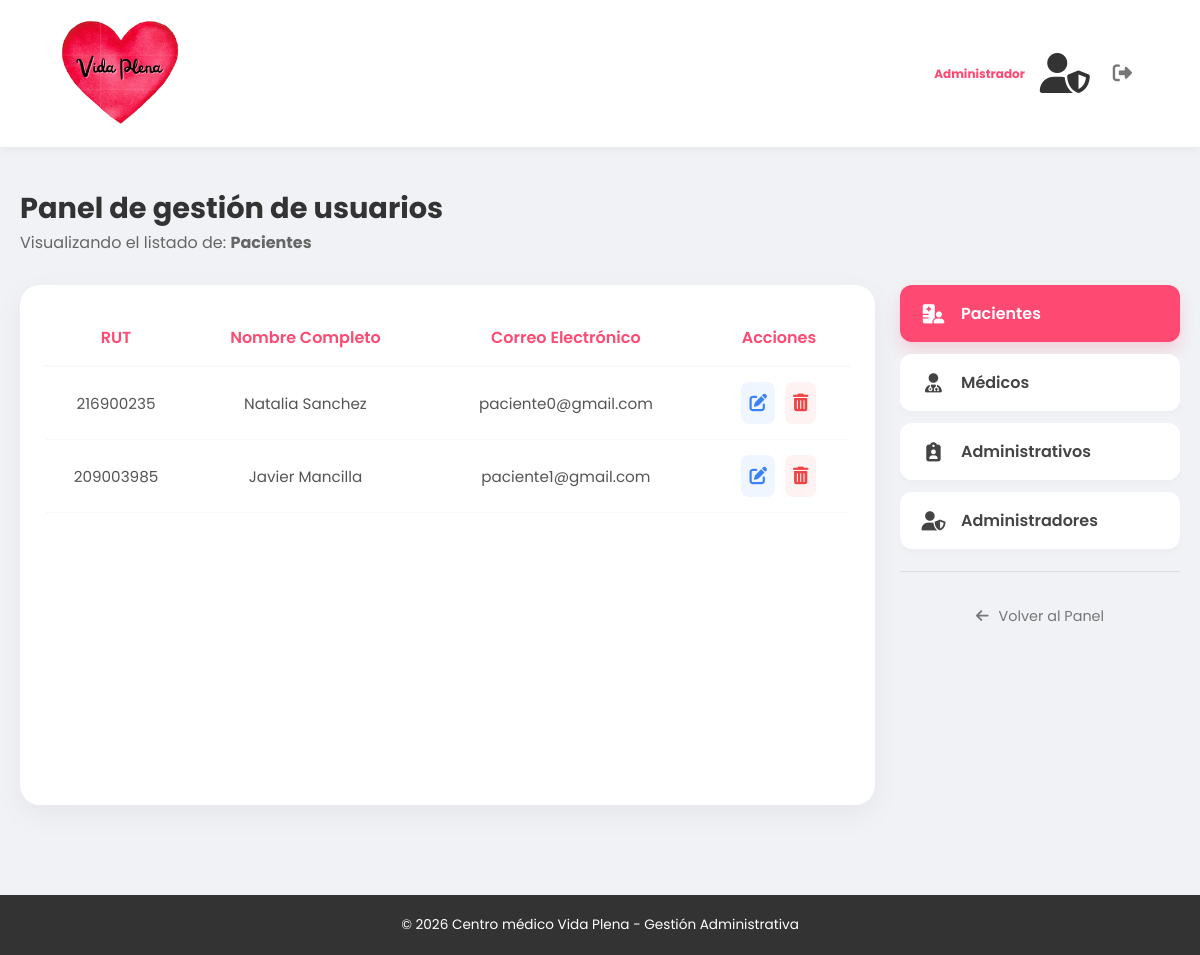
The app's page /gestion-usuarios/ (signed in), older data.
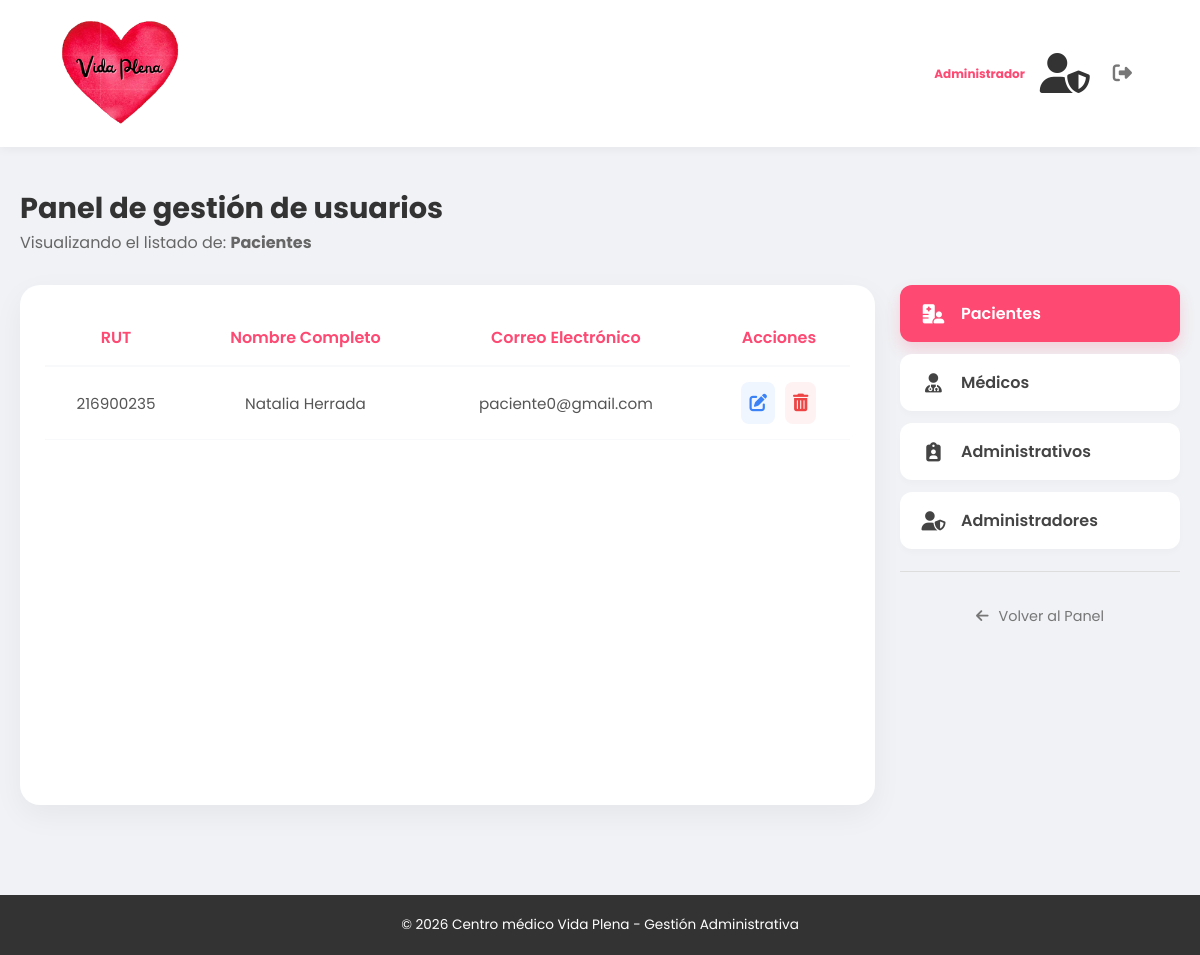
The same page, newer data.
### core/models.py (models this page shows, shortened)
class Paciente(models.Model):
    genero = models.ForeignKey(Genero, on_delete=models.CASCADE, null=True, blank=True)
    rol = models.ForeignKey(Rol, on_delete=models.CASCADE, null=True, blank=True)
    correo_paciente = models.EmailField(unique=True)
    password_paciente = models.CharField(max_length=128)
    rut_paciente = models.CharField(max_length=9, unique=True)
    nombre_paciente = models.CharField(max_length=50)
    apellido_paciente = models.CharField(max_length=50)
    fecha_nacimiento_paciente = models.DateField()
    residencia_paciente = models.CharField(max_length=100)
    telefono_paciente = models.CharField(max_length=15)
    class Meta:
        verbose_name = "Paciente"
        verbose_name_plural = "Pacientes"

### core/views.py (the view)
# urls.py: path('gestion-usuarios/', ver_usuarios, name='ver_usuarios'),
def ver_usuarios(request):
    if not request.session.get('usuario_id') or request.session.get('rol_id') != 4:
        request.session.flush()
        return redirect('login')
    tipo = request.GET.get('tipo', 'pacientes')
    usuarios = []
    if tipo == 'pacientes':
        usuarios = Paciente.objects.all()
    elif tipo == 'medicos':
        usuarios = Medico.objects.select_related('especialidad').all()
    elif tipo == 'administrativos':
        usuarios = Administrativo.objects.all()
    elif tipo == 'administradores':
        usuarios = Administrador.objects.all()
    datos = {
        'usuarios': usuarios,
        'tipo': tipo,
    }
    return render(request, 'usuarios.html', datos)

### core/templates/usuarios.html (shortened to what the changed rows need)
{% load static %}
<!DOCTYPE html>
<html lang="es">
<head>
    <link rel="stylesheet" href="{% static 'panel-global.css' %}">
    <link rel="stylesheet" href="{% static 'usuarios.css' %}">
    <link rel="stylesheet" href="https://cdnjs.cloudflare.com/ajax/libs/font-awesome/6.4.0/css/all.min.css">
</head>
<body class="cuerpo-panel">
    <main class="contenedor-panel">
        <section class="bienvenida">
            <h1>Panel de gestión de usuarios</h1>
        </section>
        <div class="layout-gestion">
            <div class="seccion-tabla">
                <table class="tabla-usuarios">
                    <thead>
                        <tr>
                            <th>RUT</th>
                            <th>Nombre Completo</th>
                            <th>Correo Electrónico</th>
                            <th>Acciones</th>
                        </tr>
                    </thead>
                    <tbody>
                        {% for u in usuarios %}
                        <tr>
                            <td>
                                {% if tipo == 'pacientes' %}{{ u.rut_paciente }}
                                {% elif tipo == 'medicos' %}{{ u.rut_medico }}
                                {% elif tipo == 'administrativos' %}{{ u.rut_administrativo }}
                                {% else %}{{ u.rut_administrador }}{% endif %}
                            </td>
                            <td>
                                {% if tipo == 'pacientes' %}{{ u.nombre_paciente }} {{ u.apellido_paciente }}
                                {% elif tipo == 'medicos' %}{{ u.nombre_medico }} {{ u.apellido_medico }}
                                {% elif tipo == 'administrativos' %}{{ u.nombre_administrativo }} {{ u.apellido_administrativo }}
                                {% else %}{{ u.nombre_administrador }} {{ u.apellido_administrador }}{% endif %}
                            </td>
                            <td>
                                {% if tipo == 'pacientes' %}{{ u.correo_paciente }}
                                {% elif tipo == 'medicos' %}{{ u.correo_medico }}
                                {% elif tipo == 'administrativos' %}{{ u.correo_administrativo }}
                                {% else %}{{ u.correo_administrador }}{% endif %}
                            </td>
                            <td>
                                <div class="contenedor-acciones">
                                    <button class="btn-accion editar" title="Editar"
                                        onclick="abrirModal(
                                            '{% if tipo == 'pacientes' %}{{ u.rut_paciente }}{% elif tipo == 'medicos' %}{{ u.rut_medico }}{% elif tipo == 'administrativos' %}{{ u.rut_administrativo }}{% else %}{{ u.rut_administrador }}{% endif %}',
                                            '{% if tipo == 'pacientes' %}{{ u.nombre_paciente }}{% elif tipo == 'medicos' %}{{ u.nombre_medico }}{% elif tipo == 'administrativos' %}{{ u.nombre_administrativo }}{% else %}{{ u.nombre_administrador }}{% endif %}',
                                            '{% if tipo == 'pacientes' %}{{ u.apellido_paciente }}{% elif tipo == 'medicos' %}{{ u.apellido_medico }}{% elif tipo == 'administrativos' %}{{ u.apellido_administrativo }}{% else %}{{ u.apellido_administrador }}{% endif %}',
                                            '{% if tipo == 'pacientes' %}{{ u.correo_paciente }}{% elif tipo == 'medicos' %}{{ u.correo_medico }}{% elif tipo == 'administrativos' %}{{ u.correo_administrativo }}{% else %}{{ u.correo_administrador }}{% endif %}'
                                        )">
                                        <i class="fa-solid fa-pen-to-square"></i>
                                    </button>
                                    {% if tipo == 'pacientes' %}
                                        <a href="{% url 'eliminar_usuario' tipo u.rut_paciente %}" class="btn-accion eliminar" onclick="return confirm('¿Eliminar paciente?');"><i class="fa-solid fa-trash-can"></i></a>
                                    {% elif tipo == 'medicos' %}
                                        <a href="{% url 'eliminar_usuario' tipo u.rut_medico %}" class="btn-accion eliminar" onclick="return confirm('¿Eliminar médico?');"><i class="fa-solid fa-trash-can"></i></a>
                                    {% elif tipo == 'administrativos' %}
                                        <a href="{% url 'eliminar_usuario' tipo u.rut_administrativo %}" class="btn-accion eliminar" onclick="return confirm('¿Eliminar administrativo?');"><i class="fa-solid fa-trash-can"></i></a>
                                    {% else %}
                                        <a href="{% url 'eliminar_usuario' tipo u.rut_administrador %}" class="btn-accion eliminar" onclick="return confirm('¿Eliminar administrador?');"><i class="fa-solid fa-trash-can"></i></a>
                                    {% endif %}
                                </div>
                            </td>
                        </tr>
                        {% empty %}
                        <tr>
                            <td colspan="{% if tipo == 'medicos' %}5{% else %}4{% endif %}" class="tabla-vacia">
                                No hay registros para esta categoría.
                            </td>
                        </tr>
                        {% endfor %}
                    </tbody>
                </table>
            </div>
        </div>
    </main>
</body>
</html>

Row changes from the older to the newer data that the page shows:
removed Paciente: rut_paciente "209003985", nombre_paciente "Javier", apellido_paciente "Mancilla", correo_paciente "paciente1@gmail.com"
changed Paciente "Natalia": apellido_paciente "Sanchez" → "Herrada"
